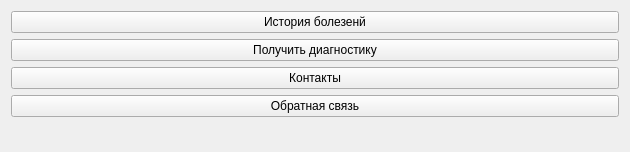
<?xml version="1.0" encoding="UTF-8"?>
<ui version="4.0">
 <class>FormPatient</class>
 <widget class="QWidget" name="FormPatient">
  <property name="geometry">
   <rect>
    <x>0</x>
    <y>0</y>
    <width>630</width>
    <height>152</height>
   </rect>
  </property>
  <property name="windowTitle">
   <string>Добро пожаловать в систему, пациент</string>
  </property>
  <layout class="QGridLayout" name="gridLayout">
   <item row="1" column="1">
    <layout class="QVBoxLayout" name="placeholder"/>
   </item>
   <item row="1" column="0">
    <layout class="QVBoxLayout" name="verticalLayout">
     <item>
      <widget class="QPushButton" name="pushButton_4">
       <property name="text">
        <string>История болезенй</string>
       </property>
      </widget>
     </item>
     <item>
      <widget class="QPushButton" name="pushButton">
       <property name="text">
        <string>Получить диагностику</string>
       </property>
      </widget>
     </item>
     <item>
      <widget class="QPushButton" name="button_contacts">
       <property name="text">
        <string>Контакты</string>
       </property>
      </widget>
     </item>
     <item>
      <widget class="QPushButton" name="pushButton_2">
       <property name="text">
        <string>Обратная связь</string>
       </property>
      </widget>
     </item>
     <item>
      <spacer name="verticalSpacer">
       <property name="orientation">
        <enum>Qt::Vertical</enum>
       </property>
       <property name="sizeType">
        <enum>QSizePolicy::Expanding</enum>
       </property>
       <property name="sizeHint" stdset="0">
        <size>
         <width>20</width>
         <height>40</height>
        </size>
       </property>
      </spacer>
     </item>
    </layout>
   </item>
  </layout>
 </widget>
 <tabstops>
  <tabstop>pushButton_4</tabstop>
  <tabstop>pushButton</tabstop>
  <tabstop>button_contacts</tabstop>
  <tabstop>pushButton_2</tabstop>
 </tabstops>
 <resources/>
 <connections/>
</ui>
